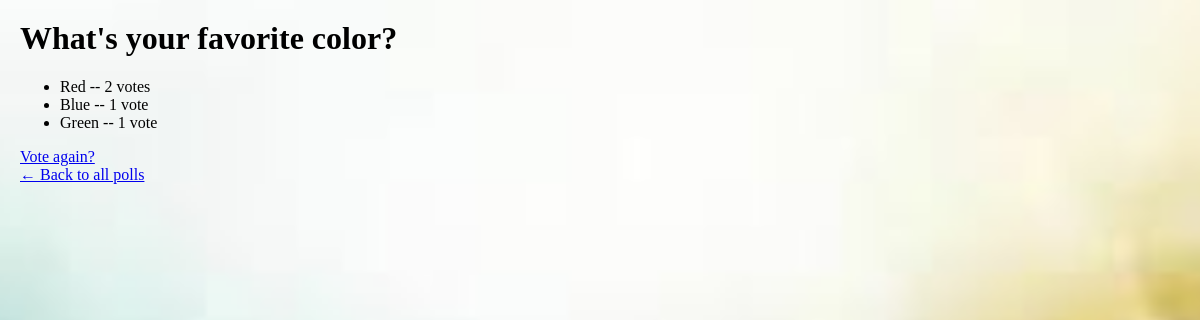
The page /polls/2/results/ on the database as committed earlier.
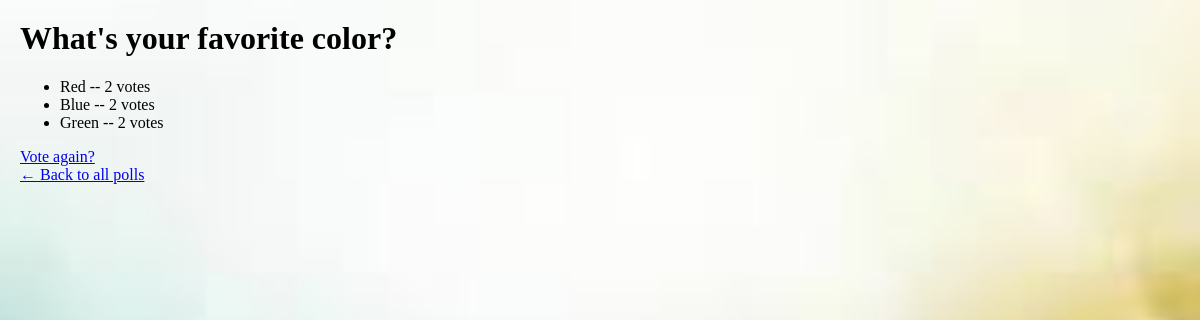
The same page on the database as committed later.
### polls/models.py (models this page shows, shortened)
class Question(models.Model):
    question_text = models.CharField(max_length=200)
    pub_date = models.DateTimeField("date published")

class Choice(models.Model):
    question = models.ForeignKey(Question, on_delete=models.CASCADE)
    choice_text = models.CharField(max_length=200)
    votes = models.IntegerField(default=0)

### polls/views.py (the view)
# urls.py: path("<int:pk>/results/", views.ResultsView.as_view(), name="results"),
class ResultsView(generic.DetailView):
    model = Question
    template_name = "polls/results.html"

### polls/templates/polls/results.html (shortened to what this page needs)
{% load static %}
<link rel="stylesheet" href="{% static 'polls/style.css' %}">
<h1>{{ question.question_text }}</h1>
<ul>
{% for choice in question.choice_set.all %}
    <li>{{ choice.choice_text }} -- {{ choice.votes }} vote{{ choice.votes|pluralize }}</li>
{% endfor %}
</ul>
<a href="{% url 'polls:detail' question.id %}">Vote again?</a>
<a href="{% url 'polls:index' %}">← Back to all polls</a>

Rows that differ between the two databases and show on the page:
changed Choice "Blue": votes "1" → "2"
changed Choice "Green": votes "1" → "2"
